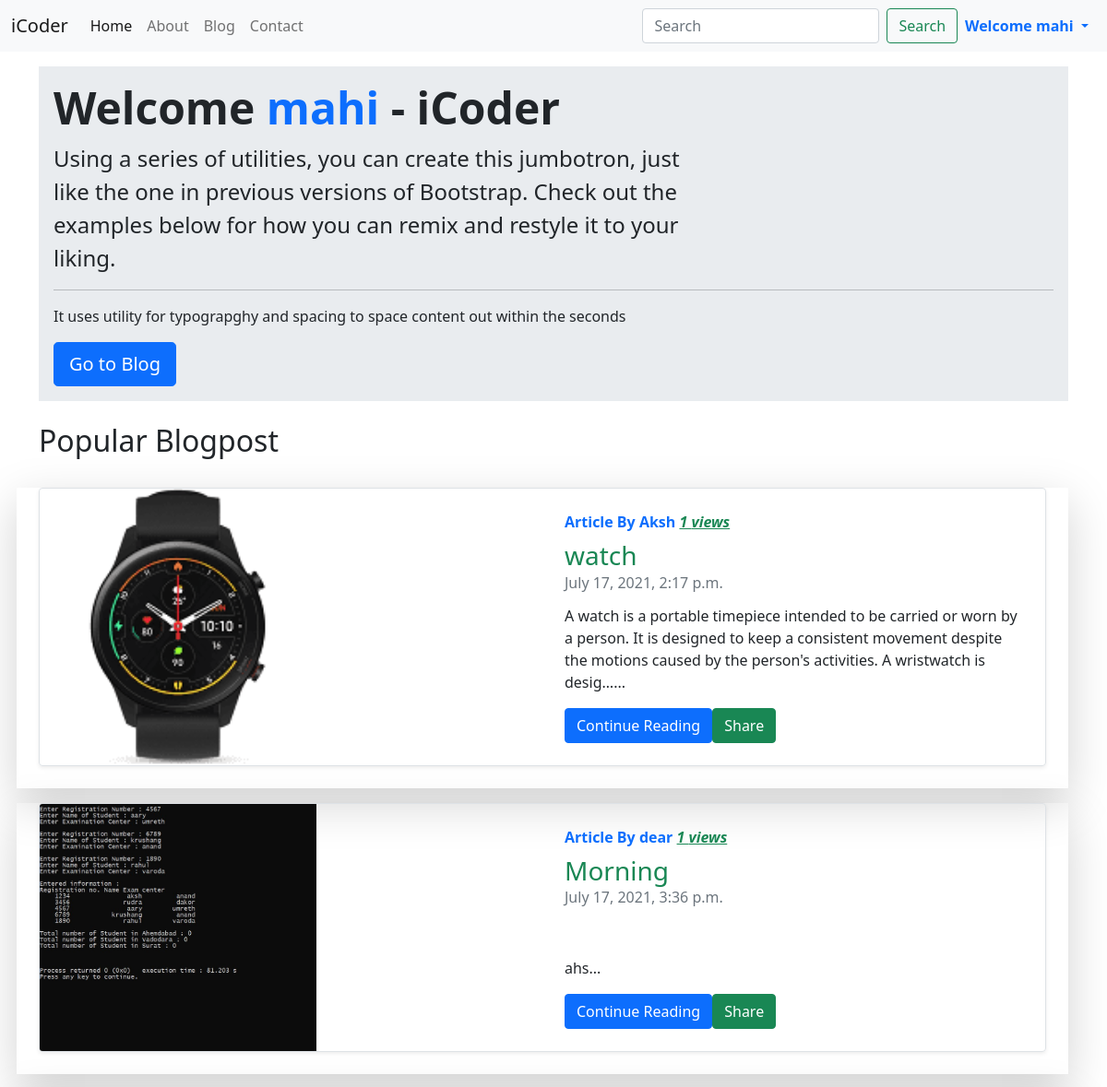
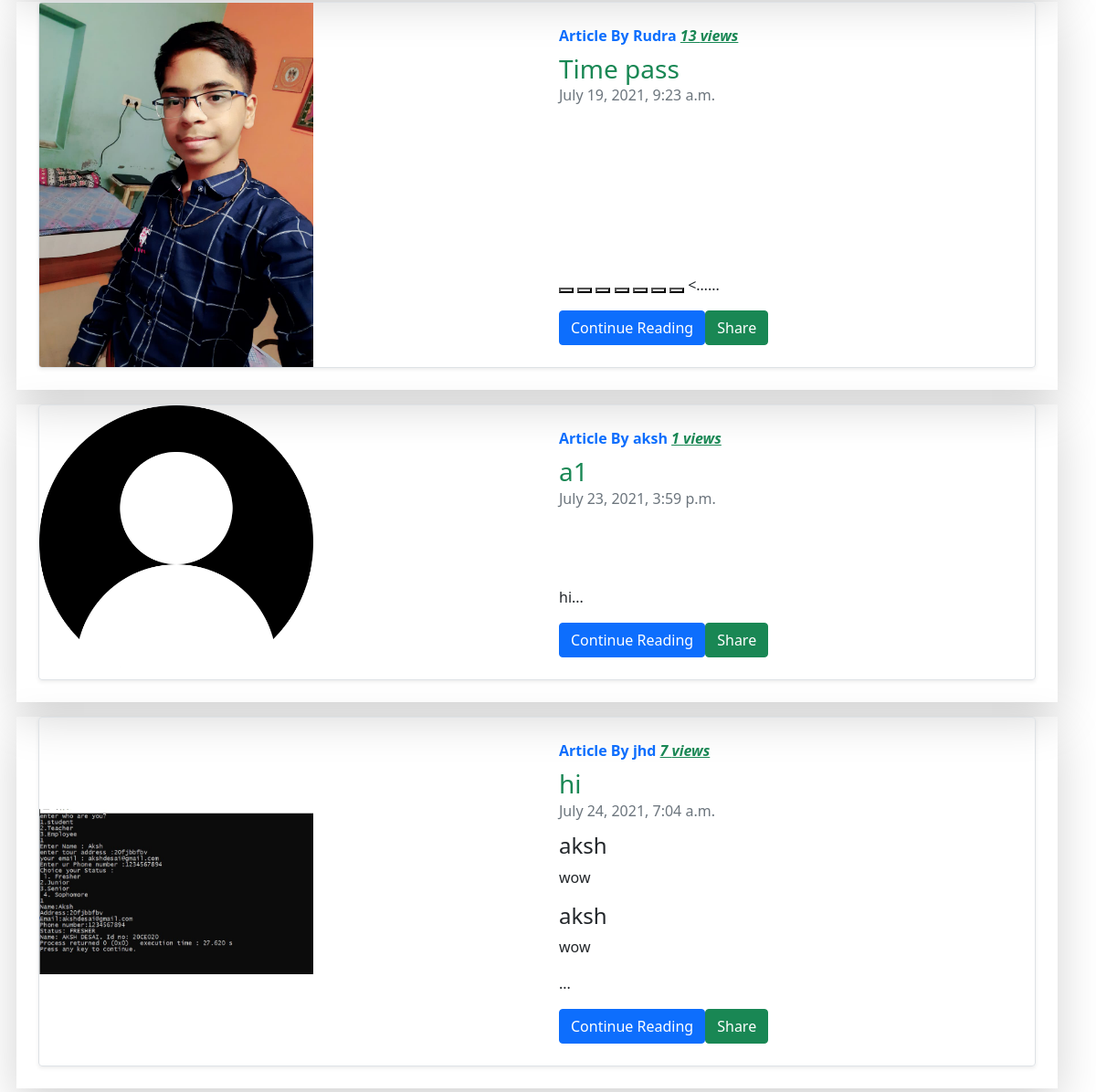
/ (signed in), run on the app's committed database (2 pictures, top to bottom).
### blog/models.py (models this page shows)
class Post(models.Model):
    sno = models.AutoField(primary_key = True)
    title = models.CharField(max_length=255)
    content = models.TextField()
    author = models.CharField(max_length=25)
    views = models.IntegerField(default=0)
    timestamp = models.DateTimeField()
    image2 = models.ImageField(upload_to='aksh1/')
    def __str__(self):
        return self.title + ' By ' + self.author

### home/views.py (the view)
# urls.py: 2. Add a URL to urlpatterns:  path('', views.home, name='home')
def home(request):
    print('aksh12', request)
    context = Post.objects.all()
    print('context', context)
    list1 = []
    list2 = []
    for i in context:
        v = i.views
        list1.append(v)
    list1.sort()
    print('list1', list1)
    s = list1[len(list1)-3:]
    s.reverse()
    print('s',s)
    for i in context:
        if i.views in s:
            list2.append(i)
    print('list2', list2)
    print('popat', context)
    context1 = {'a':list2}
    return render(request, 'home/home1.html' ,context1)

### templates/home/home1.html (shortened to what this page needs)
{% extends 'base.html' %}
{% block homeactive %}active{% endblock homeactive %}
{% block body %}
<div class="container">
  <div class="my-3 mb-4 bg-light rounded-3 jumbotron">
    <div style="background-color: #E9ECEF">
      <div class="container p-3">
        {% if user.is_authenticated %}
        <h1 class="display-5 fw-bold">Welcome <span class="text-primary">{{request.user}} </span>  -  iCoder</h1>
        {% else %}
        <h1 class="display-5 fw-bold">Welcome to -  iCoder</h1>
        {% endif %}
        <p class="col-md-8 fs-4">Using a series of utilities, you can create this jumbotron, just like the one in
          previous versions of Bootstrap. Check out the examples below for how you can remix and restyle it to your
          liking.</p>
        <hr>
        <p class='fs-6'>It uses utility for typograpghy and spacing to space content out within the seconds</p>
        <a href='/blog/' class="btn btn-primary btn-lg" type="button">Go to Blog</a>
      </div>
    </div>
  </div>
</div>
<div class="container">
  <h2>Popular Blogpost</h2>
  <div class="row mb-2 my-4">
    {% for i in a %}
    <div class="row mb-2 my-2 shadow-lg">
      <div class="col-md-12">
        <div class="row g-0 border rounded overflow-hidden flex-md-row mb-4 shadow-sm h-md-250 position-relative">
          <div class="col-6 d-flex d-md-block d-none align-self-center">
            <img class="bd-placeholder-img" width="55%" height="40%" src='{{i.image2.url}}'>
          </div>
          <div
            class="col-sm-6 col-12 text-center text-sm-start p-4 jusify-content-end d-flex flex-column position-static">
            <strong class="d-inline-block mb-2 text-primary">Article By {{i.author}} <span><i><u
                    class="text-success">{{i.views}} views</u></i></span></strong>
            <h3 class="mb-0 text-success">{{i.title}} </h3>
            <div class="mb-1 text-muted">{{i.timestamp}}</div>
            <p class="card-text mt-2 mb-auto">
            <div class="preview">{{i.content|safe|truncatechars:198}}...</div>
            </p>
            <div class="d-flex justify-content-sm-start justify-content-around">
              <a href="/blog/contin/{{i.sno}}/" role='button' class="btn btn-sm-sm btn-primary">Continue Reading</a>
              <button class="btn btn-success" onclick="share()">Share</button>
            </div>
          </div>
        </div>
      </div>
    </div>
    {% endfor %}
  </div>
</div>
{% endblock body %}

### templates/base.html (shortened to what this page needs)
<!doctype html>
<html lang="en">
<head>
  <link href="https://cdn.jsdelivr.net/npm/bootstrap@5.0.2/dist/css/bootstrap.min.css" rel="stylesheet"
>
</head>
<body>
  <nav class="navbar navbar-expand-lg navbar-light bg-light">
    <div class="container-fluid">
      <a class="navbar-brand" href="/">iCoder</a>
      <div class="collapse navbar-collapse" id="navbarSupportedContent">
        <ul class="navbar-nav me-auto mb-2 mb-lg-0">
          <li class="nav-item ">
            <a class="nav-link {% block homeactive %}{% endblock homeactive %}" aria-current="page" href="/">Home</a>
          </li>
          <li class="nav-item">
            <a class="nav-link {% block aboutactive %}{% endblock aboutactive %}" href="/about/">About</a>
          </li>
          <li class="nav-item">
            <a class="nav-link {% block blogactive %}{% endblock blogactive %}" href="/blog/">Blog</a>
          </li>
          <li class="nav-item ">
            <a class="nav-link {% block contactactive %}{% endblock contactactive %}" href="/contact/">Contact</a>
          </li>
        </ul>
        <form class="d-flex" method="GET" action="/search/">
          <input class="form-control me-2" type="search" name="search1" placeholder="Search" aria-label="Search">
          <button class="btn btn-outline-success" type="submit">Search</button>
        </form>
        {% if user.is_authenticated %}
        <ul class="navbar-nav mr-auto ">
          <li class="nav-item dropdown " style="list-style: none;">
            <a class="nav-link dropdown-toggle text-primary" href="#" id="navbarDropdown" role="button"
              data-bs-toggle="dropdown" aria-expanded="false">
              <b>Welcome {{request.user}}</b>
            </a>
          </li>
        </ul>
        {% endif %}
      </div>
    </div>
  </nav>
  {% block body %}
  {% endblock body %}
</body>
</html>

### data on the page
Post: image2 (picture), author "Aksh", views "1", title "watch", timestamp "July 17, 2021, 2:17 p.m.", content "A watch is a portable timepiece intended to be carried or worn by a person. It is designed to keep a consistent movement despite the motions caused by the person's activities. A wristwatch is desig…"
Post: image2 (picture), author "dear", views "1", title "Morning", timestamp "July 17, 2021, 3:36 p.m.", content "ahs"
Post: image2 (picture), author "Rudra", views "13", title "Time pass", timestamp "July 19, 2021, 9:23 a.m.", content "<…"
Post: image2 (picture), author "aksh", views "1", title "a1", timestamp "July 23, 2021, 3:59 p.m.", content "hi"
Post: image2 (picture), author "jhd", views "7", title "hi", timestamp "July 24, 2021, 7:04 a.m.", content "aksh wow aksh wow"

### other printed values
{{ request.user }} "mahi"
